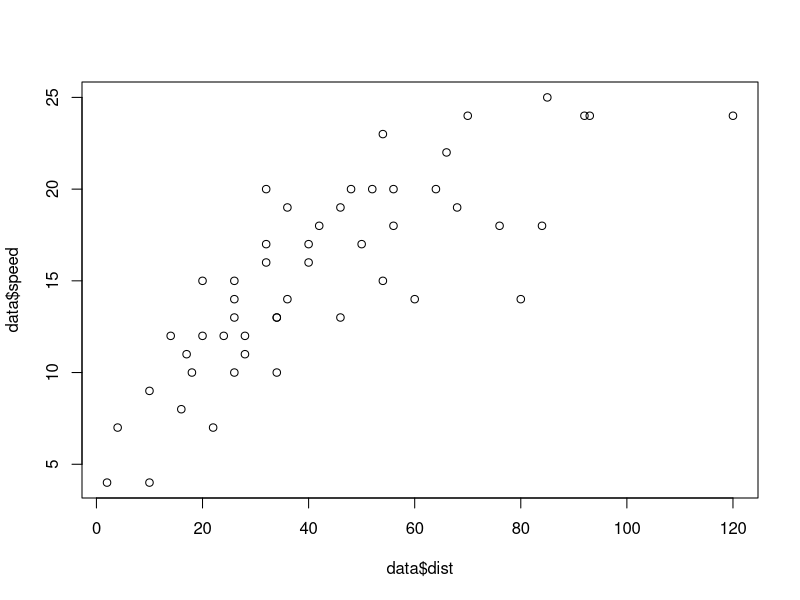

Reproduce this figure in R.
## ---- chunk 1
# Hello World

# my code here
num <- 2 + 4
num

data <- cars
head(data,10)
## ---- chunk 2
plot(data$speed ~ data$dist)
## ---- chunk 3
sessionInfo()
